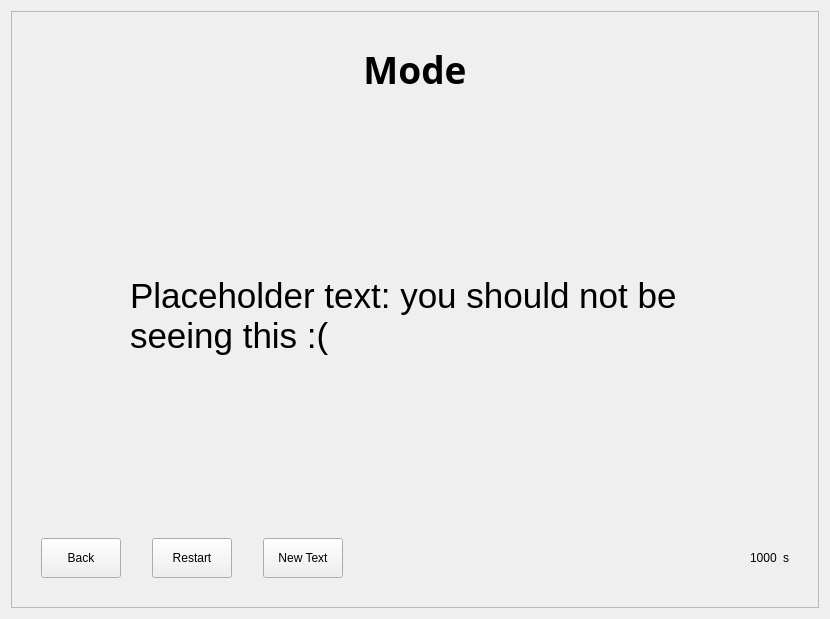
<?xml version="1.0" encoding="UTF-8"?>
<ui version="4.0">
 <class>typingWindow</class>
 <widget class="QWidget" name="typingWindow">
  <property name="geometry">
   <rect>
    <x>0</x>
    <y>0</y>
    <width>830</width>
    <height>619</height>
   </rect>
  </property>
  <property name="windowTitle">
   <string>Typing window</string>
  </property>
  <layout class="QVBoxLayout" name="verticalLayout">
   <item>
    <widget class="QScrollArea" name="scrollArea">
     <property name="focusPolicy">
      <enum>Qt::NoFocus</enum>
     </property>
     <property name="widgetResizable">
      <bool>true</bool>
     </property>
     <widget class="QWidget" name="scrollAreaWidgetContents">
      <property name="geometry">
       <rect>
        <x>0</x>
        <y>0</y>
        <width>810</width>
        <height>599</height>
       </rect>
      </property>
      <property name="minimumSize">
       <size>
        <width>800</width>
        <height>500</height>
       </size>
      </property>
      <layout class="QVBoxLayout" name="verticalLayout_2">
       <item>
        <widget class="QLineEdit" name="lineInput">
         <property name="sizePolicy">
          <sizepolicy hsizetype="Fixed" vsizetype="Fixed">
           <horstretch>0</horstretch>
           <verstretch>0</verstretch>
          </sizepolicy>
         </property>
         <property name="minimumSize">
          <size>
           <width>0</width>
           <height>0</height>
          </size>
         </property>
         <property name="maximumSize">
          <size>
           <width>0</width>
           <height>0</height>
          </size>
         </property>
         <property name="maxLength">
          <number>100000</number>
         </property>
        </widget>
       </item>
       <item>
        <spacer name="verticalSpacer_3">
         <property name="orientation">
          <enum>Qt::Vertical</enum>
         </property>
         <property name="sizeType">
          <enum>QSizePolicy::Fixed</enum>
         </property>
         <property name="sizeHint" stdset="0">
          <size>
           <width>0</width>
           <height>17</height>
          </size>
         </property>
        </spacer>
       </item>
       <item>
        <widget class="QLabel" name="labelTitle">
         <property name="sizePolicy">
          <sizepolicy hsizetype="Preferred" vsizetype="Preferred">
           <horstretch>0</horstretch>
           <verstretch>0</verstretch>
          </sizepolicy>
         </property>
         <property name="minimumSize">
          <size>
           <width>0</width>
           <height>50</height>
          </size>
         </property>
         <property name="sizeIncrement">
          <size>
           <width>0</width>
           <height>0</height>
          </size>
         </property>
         <property name="font">
          <font>
           <family>Sans Serif</family>
           <pointsize>28</pointsize>
           <weight>75</weight>
           <bold>true</bold>
          </font>
         </property>
         <property name="styleSheet">
          <string notr="true"/>
         </property>
         <property name="text">
          <string>Mode</string>
         </property>
         <property name="alignment">
          <set>Qt::AlignBottom|Qt::AlignHCenter</set>
         </property>
        </widget>
       </item>
       <item>
        <spacer name="verticalSpacer">
         <property name="orientation">
          <enum>Qt::Vertical</enum>
         </property>
         <property name="sizeType">
          <enum>QSizePolicy::Expanding</enum>
         </property>
         <property name="sizeHint" stdset="0">
          <size>
           <width>20</width>
           <height>20</height>
          </size>
         </property>
        </spacer>
       </item>
       <item>
        <widget class="QLabel" name="labelMainText">
         <property name="sizePolicy">
          <sizepolicy hsizetype="Expanding" vsizetype="Expanding">
           <horstretch>0</horstretch>
           <verstretch>0</verstretch>
          </sizepolicy>
         </property>
         <property name="font">
          <font>
           <pointsize>26</pointsize>
          </font>
         </property>
         <property name="styleSheet">
          <string notr="true">padding: 0 100px; font-size: 26pt;</string>
         </property>
         <property name="lineWidth">
          <number>1</number>
         </property>
         <property name="midLineWidth">
          <number>1</number>
         </property>
         <property name="text">
          <string>Placeholder text: you should not be seeing this :(</string>
         </property>
         <property name="textFormat">
          <enum>Qt::RichText</enum>
         </property>
         <property name="scaledContents">
          <bool>false</bool>
         </property>
         <property name="alignment">
          <set>Qt::AlignLeading|Qt::AlignLeft|Qt::AlignVCenter</set>
         </property>
         <property name="wordWrap">
          <bool>true</bool>
         </property>
         <property name="margin">
          <number>0</number>
         </property>
         <property name="indent">
          <number>-1</number>
         </property>
         <property name="textInteractionFlags">
          <set>Qt::NoTextInteraction</set>
         </property>
        </widget>
       </item>
       <item>
        <spacer name="verticalSpacer_2">
         <property name="orientation">
          <enum>Qt::Vertical</enum>
         </property>
         <property name="sizeType">
          <enum>QSizePolicy::Expanding</enum>
         </property>
         <property name="sizeHint" stdset="0">
          <size>
           <width>20</width>
           <height>20</height>
          </size>
         </property>
        </spacer>
       </item>
       <item>
        <layout class="QHBoxLayout" name="horizontalLayoutButtons">
         <property name="sizeConstraint">
          <enum>QLayout::SetFixedSize</enum>
         </property>
         <property name="topMargin">
          <number>0</number>
         </property>
         <item>
          <spacer name="horizontalSpacer_3">
           <property name="orientation">
            <enum>Qt::Horizontal</enum>
           </property>
           <property name="sizeType">
            <enum>QSizePolicy::Fixed</enum>
           </property>
           <property name="sizeHint" stdset="0">
            <size>
             <width>20</width>
             <height>20</height>
            </size>
           </property>
          </spacer>
         </item>
         <item>
          <widget class="QPushButton" name="buttonMainMenu">
           <property name="sizePolicy">
            <sizepolicy hsizetype="Preferred" vsizetype="Preferred">
             <horstretch>0</horstretch>
             <verstretch>0</verstretch>
            </sizepolicy>
           </property>
           <property name="minimumSize">
            <size>
             <width>0</width>
             <height>40</height>
            </size>
           </property>
           <property name="cursor">
            <cursorShape>PointingHandCursor</cursorShape>
           </property>
           <property name="focusPolicy">
            <enum>Qt::NoFocus</enum>
           </property>
           <property name="text">
            <string>Back</string>
           </property>
           <property name="autoDefault">
            <bool>false</bool>
           </property>
           <property name="default">
            <bool>false</bool>
           </property>
          </widget>
         </item>
         <item>
          <spacer name="horizontalSpacer">
           <property name="orientation">
            <enum>Qt::Horizontal</enum>
           </property>
           <property name="sizeType">
            <enum>QSizePolicy::Fixed</enum>
           </property>
           <property name="sizeHint" stdset="0">
            <size>
             <width>25</width>
             <height>20</height>
            </size>
           </property>
          </spacer>
         </item>
         <item>
          <widget class="QPushButton" name="buttonRestart">
           <property name="sizePolicy">
            <sizepolicy hsizetype="Preferred" vsizetype="Preferred">
             <horstretch>0</horstretch>
             <verstretch>0</verstretch>
            </sizepolicy>
           </property>
           <property name="cursor">
            <cursorShape>PointingHandCursor</cursorShape>
           </property>
           <property name="focusPolicy">
            <enum>Qt::NoFocus</enum>
           </property>
           <property name="text">
            <string>Restart</string>
           </property>
          </widget>
         </item>
         <item>
          <spacer name="horizontalSpacer_2">
           <property name="orientation">
            <enum>Qt::Horizontal</enum>
           </property>
           <property name="sizeType">
            <enum>QSizePolicy::Fixed</enum>
           </property>
           <property name="sizeHint" stdset="0">
            <size>
             <width>25</width>
             <height>20</height>
            </size>
           </property>
          </spacer>
         </item>
         <item>
          <widget class="QPushButton" name="buttonNewText">
           <property name="sizePolicy">
            <sizepolicy hsizetype="Preferred" vsizetype="Preferred">
             <horstretch>0</horstretch>
             <verstretch>0</verstretch>
            </sizepolicy>
           </property>
           <property name="cursor">
            <cursorShape>PointingHandCursor</cursorShape>
           </property>
           <property name="focusPolicy">
            <enum>Qt::NoFocus</enum>
           </property>
           <property name="text">
            <string>New Text</string>
           </property>
          </widget>
         </item>
         <item>
          <spacer name="horizontalSpacer_7">
           <property name="orientation">
            <enum>Qt::Horizontal</enum>
           </property>
           <property name="sizeHint" stdset="0">
            <size>
             <width>80</width>
             <height>20</height>
            </size>
           </property>
          </spacer>
         </item>
         <item>
          <widget class="QLabel" name="labelTime">
           <property name="text">
            <string>1000</string>
           </property>
          </widget>
         </item>
         <item>
          <widget class="QLabel" name="labelUnit">
           <property name="text">
            <string>s</string>
           </property>
          </widget>
         </item>
         <item>
          <spacer name="horizontalSpacer_4">
           <property name="orientation">
            <enum>Qt::Horizontal</enum>
           </property>
           <property name="sizeType">
            <enum>QSizePolicy::Fixed</enum>
           </property>
           <property name="sizeHint" stdset="0">
            <size>
             <width>20</width>
             <height>20</height>
            </size>
           </property>
          </spacer>
         </item>
        </layout>
       </item>
       <item>
        <spacer name="verticalSpacer_4">
         <property name="orientation">
          <enum>Qt::Vertical</enum>
         </property>
         <property name="sizeType">
          <enum>QSizePolicy::Fixed</enum>
         </property>
         <property name="sizeHint" stdset="0">
          <size>
           <width>20</width>
           <height>20</height>
          </size>
         </property>
        </spacer>
       </item>
      </layout>
     </widget>
    </widget>
   </item>
  </layout>
 </widget>
 <resources/>
 <connections/>
</ui>
